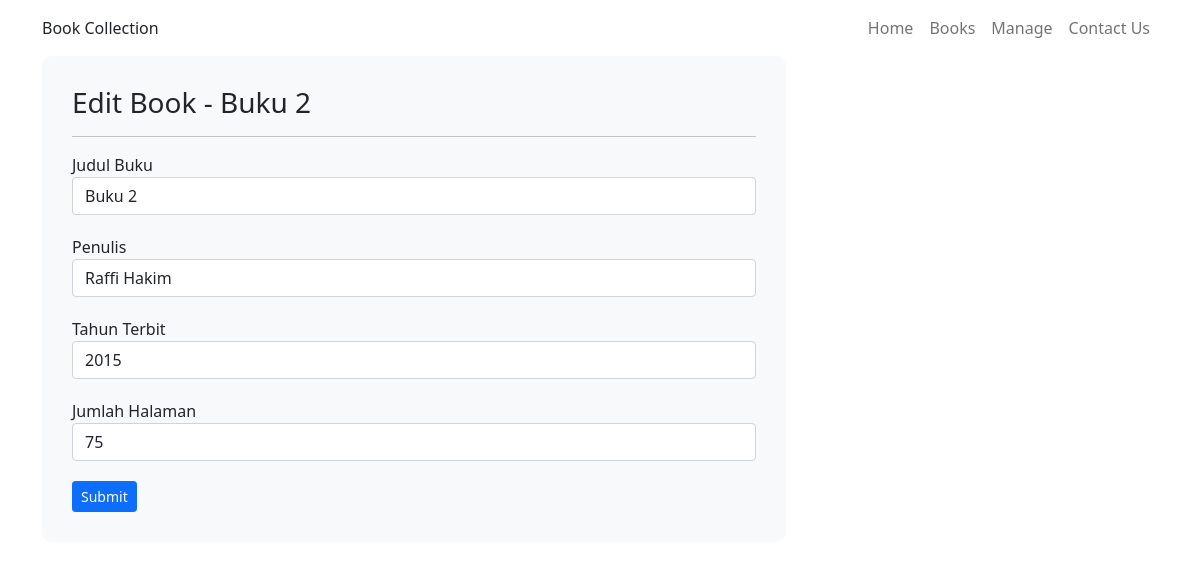
Screenshot of /managements/edit-book.php?idBuku=5 with the database file from the repository.
### tables this page shows
CREATE TABLE `books` (
  `id` int(11) NOT NULL,
  `judul` varchar(255) NOT NULL,
  `penulis` varchar(255) NOT NULL,
  `tahun_terbit` int(4) NOT NULL,
  `jumlah_halaman` int(4) NOT NULL
);

### process/functions.php (called while the page is built, shortened)
<?php
function tampilPerBuku($id)
{
    global $koneksi;
    $perintahTampilBuku = $koneksi->prepare("SELECT * FROM books WHERE id='$id'");
    $perintahTampilBuku->execute();
    return $perintahTampilBuku->fetch(PDO::FETCH_OBJ);
}

### managements/edit-book.php (the view, shortened to what this page needs)
<!DOCTYPE html>
<html lang="en">
<head>
    <link rel="stylesheet" href="../css/bootstrap.min.css">
    <link rel="stylesheet" href="../css/style.css">
</head>
<body>
    <?php
    $book = tampilPerBuku($_GET['idBuku']);
    ?>
    <?php require_once '../views/navbar.php'; ?>
    <div class="container">
        <div class="col-md-8 bg-light table-wrapper">
            <h3>Edit Book - <?= $book->judul; ?></h3>
            <hr>
            <form action="" method="post">
                <form>
                    <div class="form-group">
                        <label>Judul Buku</label>
                        <input type="text" class="form-control" name="judul" placeholder="Masukkan judul buku" value="<?= $book->judul; ?>">
                    </div>
                    <div class="form-group">
                        <label>Penulis</label>
                        <input type="text" class="form-control" name="penulis" placeholder="Penulis buku" value="<?= $book->penulis; ?>">
                    </div>
                    <div class="form-group">
                        <label>Tahun Terbit</label>
                        <input type="number" class="form-control" name="tahun_terbit" placeholder="Masukkan tahun terbit" value="<?= $book->tahun_terbit; ?>">
                    </div>
                    <div class="form-group">
                        <label>Jumlah Halaman</label>
                        <input type="number" class="form-control" name="jumlah_halaman" placeholder="Masukkan jumlah halaman" value="<?= $book->jumlah_halaman; ?>">
                    </div>
                    <button type="submit" name="editBuku" class="btn btn-primary btn-sm">Submit</button>
                </form>
            </form>
        </div>
    </div>
</body>
</html>

### css/style.css (style rules this page uses)
.table-wrapper { border-radius: 10px; padding: 30px; }
.form-group { margin-bottom: 20px; }

### rows the page displays
books: judul "Buku 2", penulis "Raffi Hakim", tahun_terbit "2015", jumlah_halaman "75"
